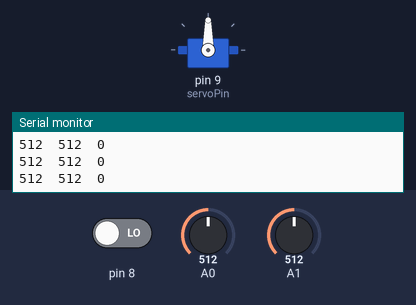
Bench run of a sketch on a simulated Arduino Uno, built with avr-gcc and run on an emulated ATmega328P. On the bench: servo, the last lines printed to the serial monitor. The inputs (shaded band) are chosen by the test bench; at power-on: A0 = 512, pin 8 LOW, A1 = 512.

Above: at 1.2 s.
1.3 s: A0 set to 992
At 2.4 s:
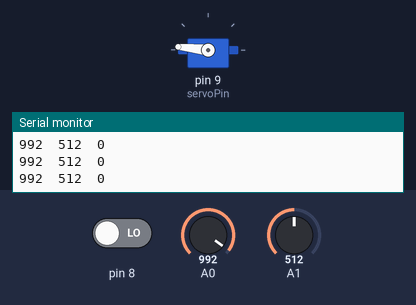
2.8 s: A0 set to 1006
At 3.4 s:
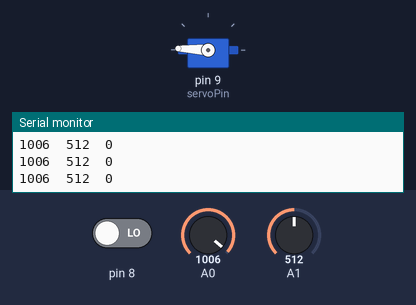
5.8 s: A0 set to 900
At 7.0 s:
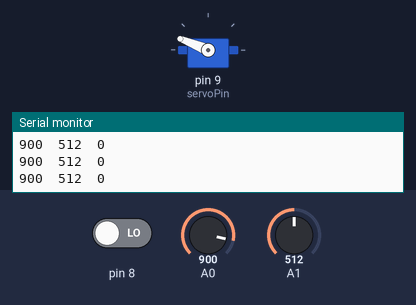
7.3 s: A0 set to 1023
At 8.3 s:
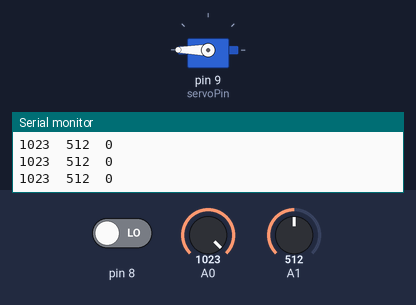
8.8 s: A0 set to 716
At 9.4 s:
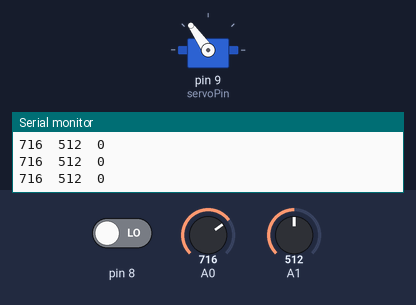
10.3 s: A0 set to 306
At 11.7 s:
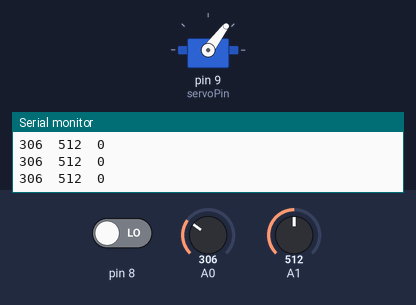
Timing chart, 0 to 12.8 s (numbered marks = the images above; inputs shaded):
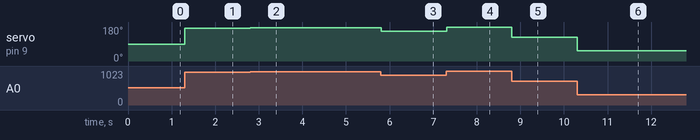

Measured:
- after the input at 1.3 s, servo on pin 9 (servoPin): 90° → 174° at once
- after the input at 2.8 s, servo on pin 9 (servoPin): 174° → 177° at once
- after the input at 5.8 s, servo on pin 9 (servoPin): 177° → 158° at once
- after the input at 7.3 s, servo on pin 9 (servoPin): 158° → 180° at once
- after the input at 8.8 s, servo on pin 9 (servoPin): 180° → 125° at once
- after the input at 10.3 s, servo on pin 9 (servoPin): 125° → 53° at once

The sketch:

joystick.ino
```cpp
#include <Servo.h>

#define servoPin 9

Servo myservo;

void setup() {
  // put your setup code here, to run once:
  pinMode (8,INPUT);
  pinMode (A0, INPUT);
  pinMode (A1,INPUT);
  myservo.attach(servoPin);
  Serial.begin(9600);
}

void loop() {
  // put your main code here, to run repeatedly:
  Serial.print(analogRead(A0));
  Serial.print("\t");
  Serial.print(analogRead(A1));
   Serial.print("\t");
  Serial.println(digitalRead(8));
  int value = analogRead(A0);
  int servoPos = map(value, 0, 1023, 0, 180);
  myservo.write(servoPos);
}
```
